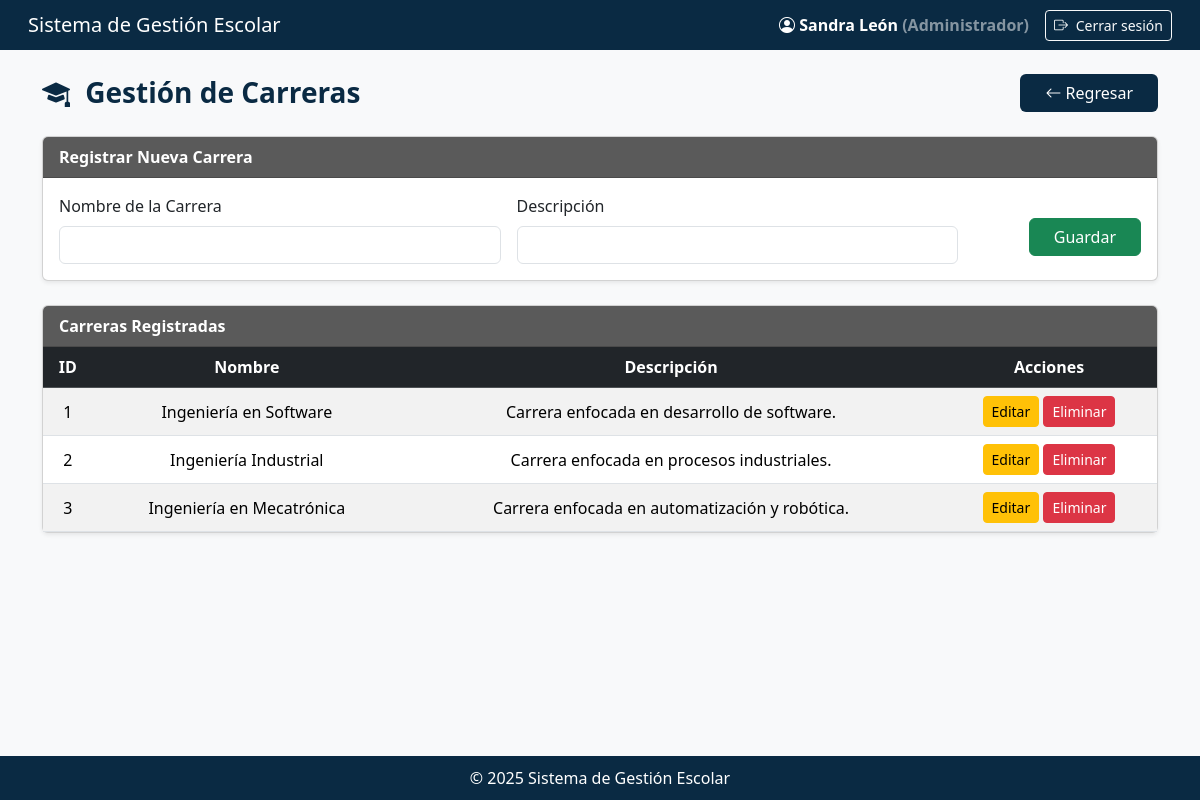
The page /app/views/carrerasView.php (signed in) on the database its author committed.
### tables this page shows
CREATE TABLE carreras (
    idCarrera INT AUTO_INCREMENT PRIMARY KEY,
    nombreCarrera VARCHAR(100) UNIQUE NOT NULL,
    claveCarrera VARCHAR(20) UNIQUE NOT NULL,
    descripcion TEXT
);

### app/models/carreraModel.php (called while the page is built, shortened)
<?php
class CarreraModel {
    private $connection;
    public function __construct($connection) {
        $this->connection = $connection;
    }
    public function obtenerCarreras() {
        return $this->connection->query("SELECT * FROM carreras ORDER BY idCarrera ASC");
    }
}

### app/views/carrerasView.php (the view, shortened to what this page needs)
<?php
require_once __DIR__ . '/../../config/db_connection.php';
require_once __DIR__ . '/../../app/models/carreraModel.php';
$nombreUsuario = $_SESSION['usuario']['nombre'] ?? 'Usuario';
$rolUsuario = $_SESSION['usuario']['rol'] ?? 'Sin rol';
$model = new CarreraModel($connection);
$carreras = $model->obtenerCarreras();
$modo = isset($_GET['edit']) ? 'editar' : 'insertar';
$carreraEditar = null;
?>
<!DOCTYPE html>
<html lang="es">
<head>
  <link href="https://cdn.jsdelivr.net/npm/bootstrap@5.3.3/dist/css/bootstrap.min.css" rel="stylesheet">
  <link rel="stylesheet" href="https://cdn.jsdelivr.net/npm/bootstrap-icons@1.11.3/font/bootstrap-icons.css">
</head>
<body>
<nav class="navbar navbar-expand-lg navbar-dark px-3">
  <div class="container-fluid d-flex justify-content-between align-items-center">
    <span class="navbar-brand h5 mb-0 text-white">Sistema de Gestión Escolar</span>
    <div class="d-flex align-items-center">
      <div class="text-white fw-semibold me-3">
        <i class="bi bi-person-circle"></i>
        <?= htmlspecialchars($nombreUsuario) ?>
        <span class="text-white-50">(<?= htmlspecialchars($rolUsuario) ?>)</span>
      </div>
      <a href="<?= BASE_URL ?>index.php?action=logout" class="btn btn-outline-light btn-sm">
        <i class="bi bi-box-arrow-right me-1"></i> Cerrar sesión
      </a>
    </div>
  </div>
</nav>
<div class="container mt-4 mb-5">
  <div class="d-flex justify-content-between align-items-center mb-4">
    <h3 class="titulo-pagina m-0">
        <i class="bi bi-mortarboard-fill me-2"></i> Gestión de Carreras
    </h3>
    <a href="<?= BASE_URL ?>index.php?action=dashboard"
       class="btn btn-regresar px-4">
        <i class="bi bi-arrow-left"></i> Regresar
    </a>
</div>
  <div class="card mb-4 shadow-sm">
    <div class="card-header fw-semibold"><?= $modo == 'editar' ? 'Editar Carrera' : 'Registrar Nueva Carrera' ?></div>
    <div class="card-body">
      <form method="POST" action="../controllers/carreraController.php" class="row g-3">
        <div class="col-md-5">
          <label class="form-label">Nombre de la Carrera</label>
          <input type="text" name="nombreCarrera" class="form-control"
                 value="<?= htmlspecialchars($carreraEditar['nombreCarrera'] ?? '') ?>"
                 required>
        </div>
        <div class="col-md-5">
          <label class="form-label">Descripción</label>
          <input type="text" name="descripcion" class="form-control"
                 value="<?= htmlspecialchars($carreraEditar['descripcion'] ?? '') ?>">
        </div>
        <div class="col-md-2 text-end">
          <?php if ($modo === 'editar'): ?>
            <button type="submit" name="actualizar" class="btn btn-warning mt-4 px-4">Actualizar</button>
            <a href="carrerasView.php" class="btn btn-secondary mt-4 px-4">Cancelar</a>
          <?php else: ?>
            <button type="submit" name="insertar" class="btn btn-success mt-4 px-4">Guardar</button>
          <?php endif; ?>
        </div>
      </form>
    </div>
  </div>
  <div class="card shadow-sm">
    <div class="card-header fw-semibold">Carreras Registradas</div>
    <div class="card-body p-0">
      <table class="table table-striped mb-0 text-center align-middle">
        <thead class="table-dark">
          <tr>
            <th>ID</th>
            <th>Nombre</th>
            <th>Descripción</th>
            <th>Acciones</th>
          </tr>
        </thead>
        <tbody>
          <?php while ($c = $carreras->fetch_assoc()): ?>
          <tr>
            <td><?= $c['idCarrera'] ?></td>
            <td><?= htmlspecialchars($c['nombreCarrera']) ?></td>
            <td><?= htmlspecialchars($c['descripcion'] ?? '—') ?></td>
            <td>
              <a href="carrerasView.php?edit=<?= $c['idCarrera'] ?>" class="btn btn-warning btn-sm">Editar</a>
              <a href="../controllers/carreraController.php?delete=<?= $c['idCarrera'] ?>"
                 class="btn btn-danger btn-sm"
                 onclick="return confirm('¿Seguro que deseas eliminar la carrera <?= htmlspecialchars($c['nombreCarrera']) ?>?');">
                Eliminar
              </a>
            </td>
          </tr>
          <?php endwhile; ?>
        </tbody>
      </table>
    </div>
  </div>
</div>
<footer>
  © 2025 Sistema de Gestión Escolar
</footer>
</body>
</html>

### app/views/carrerasView.php (style rules this page uses)
body { background-color: #f8f9fa; min-height: 100vh; display: flex; flex-direction: column; }
.navbar, footer { background-color: #0A2A43; }
.card-header { background-color: #5a5a5a; color: white; }
footer { background-color: #0A2A43; color: white; padding: 10px 0; text-align: center; margin-top: auto; }
.titulo-pagina { color: #0A2A43; font-weight: 700; }
.btn-regresar { background: #0A2A43; color: #fff; font-weight: 500; border-radius: 6px; }

### rows shown on the page
carreras: idCarrera "1", nombreCarrera "Ingeniería en Software", descripcion "Carrera enfocada en desarrollo de software."
carreras: idCarrera "2", nombreCarrera "Ingeniería Industrial", descripcion "Carrera enfocada en procesos industriales."
carreras: idCarrera "3", nombreCarrera "Ingeniería en Mecatrónica", descripcion "Carrera enfocada en automatización y robótica."

### other values the page prints
$nombreUsuario "Sandra León"
$rolUsuario "Administrador"
